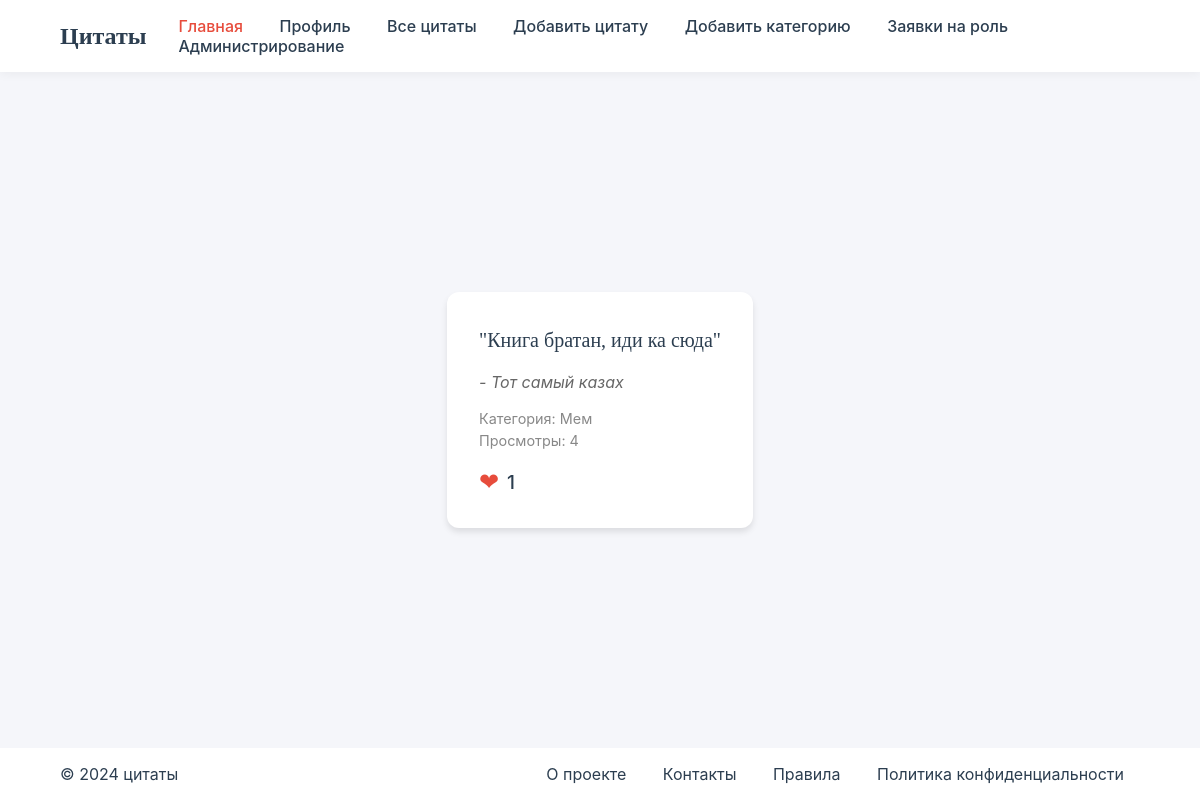
/quote/1 (signed in), run on an earlier commit of the app's database.
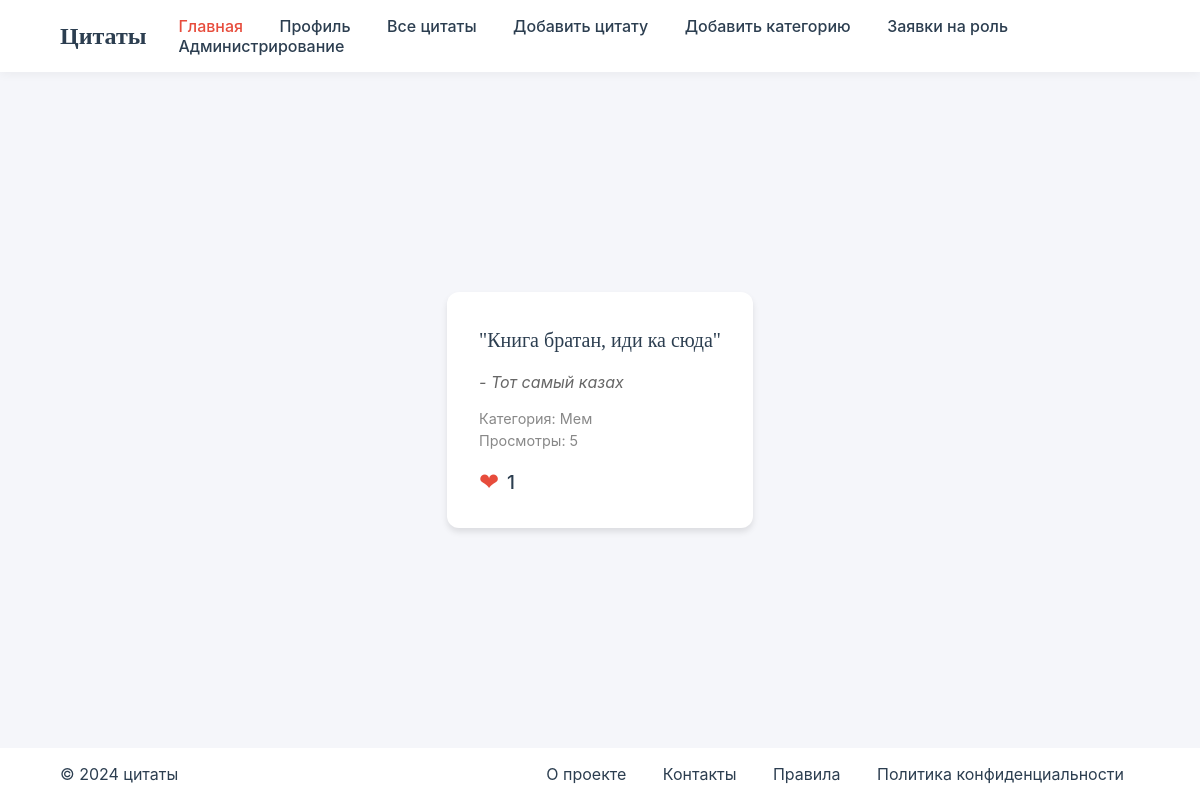
And on a later commit of the database.
### app.py (models this page shows)
class Quote(db.Model):
    id = db.Column(db.Integer, primary_key=True)
    text = db.Column(db.Text, nullable=False)
    author = db.Column(db.String(100), nullable=False)
    likes = db.Column(db.Integer, default=0)
    views = db.Column(db.Integer, default=0)
    user_id = db.Column(db.Integer, db.ForeignKey('user.id'))
    category_id = db.Column(db.Integer, db.ForeignKey('categories.id'), nullable=False)
    category = db.relationship('Category', back_populates='quotes_list')
    user_likes = db.relationship('UserLikes', back_populates='quote')

### app.py (the view, shortened to what this page needs)
@app.route('/quote/<int:quote_id>', methods=['GET', 'POST'])
@login_required
def view_quote(quote_id):
    quote = Quote.query.get_or_404(quote_id)
    quote.views += 1
    db.session.commit()
    return render_template('quote.html', quote=quote)

### app.py (called while the page is built)
@login_manager.user_loader
def load_user(user_id):
    return User.query.get(int(user_id))

### templates/quote.html (shortened to what this page needs)
<!DOCTYPE html>
<html lang="en">
<head>
    <link rel="stylesheet" href="{{ url_for('static', filename='quote.css') }}">
</head>
<body>
    <header>
        <nav class="navbar">
            <div class="logo">Цитаты</div>
            <div class="nav-links">
                <a href="{{ url_for('home') }}" class="active">Главная</a>
                <a href="{{ url_for('profile') }}">Профиль</a>
                <a href="{{ url_for('all_quotes') }}">Все цитаты</a>
                {% if current_user.role in ['admin', 'editor'] %}
                    <a href="{{ url_for('add_quote') }}">Добавить цитату</a>
                    <a href="{{ url_for('add_category') }}">Добавить категорию</a>
                {% endif %}
                {% if current_user.role == 'admin' %}
                    <a href="{{ url_for('role_requests') }}">Заявки на роль</a>
                    <a href="{{ url_for('admin') }}">Администрирование</a>
                {% endif %}
            </div>
        </nav>
    </header>
    <main>
        <section class="quotes-section">
            <div class="quote-card">
                <div class="quote-text">"{{ quote.text }}"</div>
                <div class="quote-author">- {{ quote.author }}</div>
                <div class="quote-meta">
                        <span class="category">Категория: {{ quote.category.name }}</span><br>
                        <span class="views">Просмотры: {{ quote.views }}</span>
                </div>
                <div class="like-section">
                    <form action="{{ url_for('view_quote', quote_id=quote.id) }}" method="post">
                        <button type="submit" class="like-heart" title="Лайкнуть">❤</button>
                    </form>
                    <span class="likes-count">{{ quote.likes }}</span>
                </div>
            </div>
        </section>
    </main>
    <footer>
        <div class="footer-content">
            <p>&copy; 2024 цитаты</p>
            <div class="footer-links">
                <a href="info_project">О проекте</a>
                <a href="contact">Контакты</a>
                <a href="rules">Правила</a>
                <a href="musarskoe">Политика конфиденциальности</a>
            </div>
        </div>
    </footer>
</body>
</html>

What changed in the data, as far as the page shows it:
changed Quote "Книга братан, иди ка сюда": views "4" → "5"
